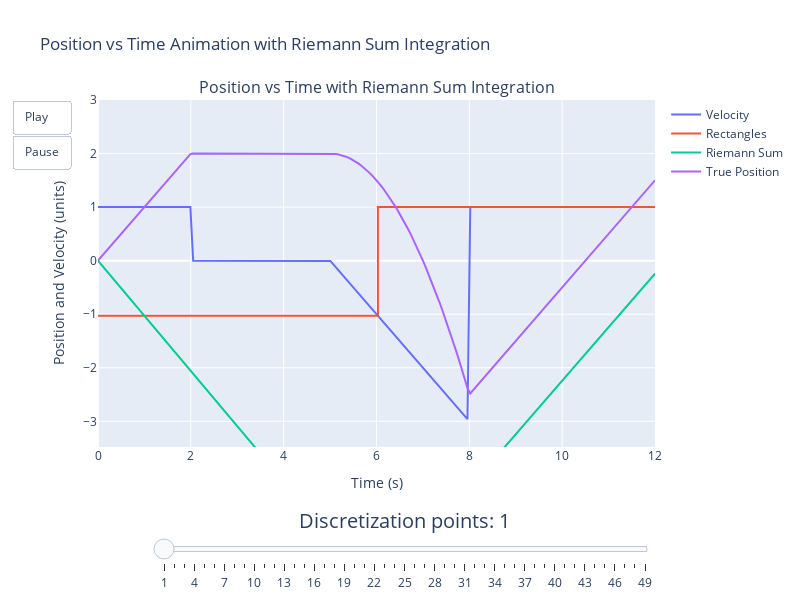

The notebook cell saved with this chart:
### Markdown cell above
# Integrals

Now that we've given an overview of the concepts of derivatives where infinitesmally small contributions can give us perspectives of a rate; let's look at the reverse process - integrals. How can we rationalize the need for integrals? With derivatives we knew the bulk behavior of a system and wanted to understand the small effects driving changes in the system, so perhaps there are cases where we know the rate or other small effects and need to understand their impact on the system as a whole.

Okay, so with that said, let's consider our previous problem but in reverse i.e. let's do operations on the velocity. If we know there is a series of rates over a set of intervals, we can sum those rates over their respective interval e.g.
\begin{equation}
f(x) = \sum_i^n f'(x_i) \Delta x_i
\end{equation}
or in our problem
\begin{equation}
\text{position}(t) = \text{velocity}(t) \Delta t
\begin{cases} 
1 (t - t_0) & 0 \leq t \leq t_1 \\
0 (t - t_1) & t_1 < t \leq t_2 \\
(t_2 - t) (t - t_2) & t_2 <  t \leq t_3 \\
1 (t - t_3) & t_3 < t
\end{cases}
\end{equation}.
We then can create a similar slider as we did for the derivative where we divide the domain into smaller segments. For our purposes we can do a right Riemann sum which assumes that our curve $f'(x)$ can be approximated by a series of rectangles whose top is centered about a specific point, here we'll pick the top right point as our value to try to keep things simple.

### Code cell
# Function to calculate Riemann rectangles
def riemann_rectangles(velocities, time, num_segments):
    # We are given the number of segments desired, so we'll select that many evenly spaced points in time and velocity
    riemann_times = np.linspace(min(time), max(time), num_segments + 1) # We add 1 to ensure we start at 0 but don't count it

    # We need to duplicate the interior time values so that we have start and endpoints for our rectangles aside from the first and last point
    inner_riemann_times = np.repeat(riemann_times[1:-1], 2) # Repeat each inner element twice

    # Make new riemann times array with dimensions len(inner_riemann_times) + 2 where the 2 serves as the start and end time points 0, t4
    new_riemann_times = np.zeros(len(inner_riemann_times)+2, dtype=float)
    new_riemann_times[1:-1] = inner_riemann_times
    new_riemann_times[-1] = max(time)

    # Find indices for nearest values in time
    idx = find_nearest_index(time, new_riemann_times) # We start at 1 because we want to avoid counting the zero!

    # Make our Riemann rectangles by selecting the values using idx indices
    riemann_rect = velocities[idx[1::2]]

    # Duplicate rectangle heights to coincide with the selected times
    riemann_rect = np.repeat(riemann_rect, 2)

    return riemann_rect, time[idx]

# Function to calculate positions using Riemann sums
def riemann_sum(velocities, time, num_segments):
    # Calculate Riemann rectangles
    rectangles, select_times = riemann_rectangles(velocities, time, num_segments)

    # Select the first and last entries along with only one of the duplicate entries of times and rectangles
    unique_rectangles = rectangles[::2]
    unique_select_times = np.unique(select_times)

    # calculate riemann sums at each point by summing the previous states
    riemann_sums = np.array([0] + [np.sum(unique_rectangles[:i] * (unique_select_times[1:i+1] - unique_select_times[0:i])) for i in range(1, len(unique_rectangles)+1, 1)])

    return riemann_sums, unique_select_times

# Generate positions for different numbers of segments
max_discretization_points = 50
min_discretization_points = 2
list_of_rectangles_and_times = [riemann_rectangles(velocities, time, n) for n in range(min_discretization_points, max_discretization_points + 1)]
list_of_positions_and_times = [riemann_sum(velocities, time, n) for n in range(min_discretization_points, max_discretization_points + 1)]

# Create a figure for the position vs time plot
fig = make_subplots(rows=1, cols=1, subplot_titles=("Position vs Time with Riemann Sum Integration",))

# Add the velocity vs time trace
fig.add_trace(go.Scatter(x=time, y=velocities, mode='lines', name='Velocity'), row=1, col=1)

# Add the initial rectangles trace
fig.add_trace(go.Scatter(x=list_of_rectangles_and_times[0][1], y=list_of_rectangles_and_times[0][0], mode='lines', name='Rectangles'), row=1, col=1)

# Add the initial position vs time trace
fig.add_trace(go.Scatter(x=list_of_positions_and_times[0][1], y=list_of_positions_and_times[0][0], mode='lines', name='Riemann Sum'), row=1, col=1)

# Add the initial rectangles trace
fig.add_trace(go.Scatter(x=time, y=positions, mode='lines', name='True Position'), row=1, col=1)

# Create frames for the slider
frames = [go.Frame(data=[
    go.Scatter(x=list_of_rectangles_and_times[i][1], y=list_of_rectangles_and_times[i][0], mode='lines', name='Riemann'),
    go.Scatter(x=list_of_positions_and_times[i][1], y=list_of_positions_and_times[i][0], mode='lines', name='Position')
], traces=[1, 2], name=str(i)) for i in range(len(list_of_positions_and_times))]

# Add frames to the figure
fig.frames = frames

# Define animation settings for play/pause buttons
animation_settings = dict(frame=dict(duration=20, redraw=True), fromcurrent=True)

# Update layout with buttons and sliders
fig.update_layout(
    updatemenus=[dict(
        type="buttons",  # Define the type of control
        showactive=False,  # Do not show active state
        buttons=[
            dict(label="Play",
                 method="animate",  # Use the animate method
                 args=[None, animation_settings]),  # Settings for the animation
            dict(label="Pause",
                 method="animate",  # Use the animate method
                 args=[[None], dict(frame=dict(duration=0, redraw=False), mode="immediate", transition=dict(duration=0))])
        ]
    )],
    sliders=[{
        'steps': [{'args': [[str(i)], {'frame': {'duration': 0, 'redraw': True}, 'mode': 'immediate'}],
                   'label': str(i+1), 'method': 'animate'} 
                   for i in range(len(list_of_positions_and_times))],  # Define each step of the slider in a list comprehension
        'transition': {'duration': 0},  # No transition duration between steps
        'x': 0.1,  # X position of the slider
        'y': -0.1,  # Y position of the slider
        'currentvalue': {'font': {'size': 20}, 'prefix': 'Discretization points: ', 'visible': True, 'xanchor': 'center'},  # Current value settings
        'len': 0.9  # Length of the slider
    }]
)

# Update axes titles and ranges
fig.update_xaxes(title_text="Time (s)", range=[0, total_time])  # X-axis settings
fig.update_yaxes(title_text="Position and Velocity (units)",
                 range=[min(positions) - 1,
                        max(positions) + 1])  # Y-axis settings

# Set title and layout dimensions
fig.update_layout(title_text="Position vs Time Animation with Riemann Sum Integration", height=600, width=800, showlegend=True)

# Display the figure
pio.show(fig)

### Figure 1 — Plotly figure (JSON) as saved in the notebook; plotly's stock layout.template omitted (floating-point values rounded to 4 significant figures; data arrays with more than 128 entries replaced by an {"elided": "..."} marker saying what was removed)
{"data": [{"mode": "lines", "name": "Velocity", "type": "scatter", "x": {"elided": "200 float values"}, "xaxis": "x", "y": {"elided": "200 float values"}, "yaxis": "y"}, {"mode": "lines", "name": "Rectangles", "type": "scatter", "x": [0, 6.03, 6.03, 12], "xaxis": "x", "y": [-1.03, -1.03, 1, 1], "yaxis": "y"}, {"mode": "lines", "name": "Riemann Sum", "type": "scatter", "x": [0, 6.03, 12], "xaxis": "x", "y": [0, -6.212, -0.2421], "yaxis": "y"}, {"mode": "lines", "name": "True Position", "type": "scatter", "x": {"elided": "200 float values"}, "xaxis": "x", "y": {"elided": "200 float values"}, "yaxis": "y"}], "layout": {"annotations": [{"font": {"size": 16}, "showarrow": false, "text": "Position vs Time with Riemann Sum Integration", "x": 0.5, "xanchor": "center", "xref": "paper", "y": 1, "yanchor": "bottom", "yref": "paper"}], "height": 600, "showlegend": true, "sliders": [{"currentvalue": {"font": {"size": 20}, "prefix": "Discretization points: ", "visible": true, "xanchor": "center"}, "len": 0.9, "steps": [{"args": [["0"], {"frame": {"duration": 0, "redraw": true}, "mode": "immediate"}], "label": "1", "method": "animate"}, {"args": [["1"], {"frame": {"duration": 0, "redraw": true}, "mode": "immediate"}], "label": "2", "method": "animate"}, {"args": [["2"], {"frame": {"duration": 0, "redraw": true}, "mode": "immediate"}], "label": "3", "method": "animate"}, {"args": [["3"], {"frame": {"duration": 0, "redraw": true}, "mode": "immediate"}], "label": "4", "method": "animate"}, {"args": [["4"], {"frame": {"duration": 0, "redraw": true}, "mode": "immediate"}], "label": "5", "method": "animate"}, {"args": [["5"], {"frame": {"duration": 0, "redraw": true}, "mode": "immediate"}], "label": "6", "method": "animate"}, {"args": [["6"], {"frame": {"duration": 0, "redraw": true}, "mode": "immediate"}], "label": "7", "method": "animate"}, {"args": [["7"], {"frame": {"duration": 0, "redraw": true}, "mode": "immediate"}], "label": "8", "method": "animate"}, {"args": [["8"], {"frame": {"duration": 0, "redraw": true}, "mode": "immediate"}], "label": "9", "method": "animate"}, {"args": [["9"], {"frame": {"duration": 0, "redraw": true}, "mode": "immediate"}], "label": "10", "method": "animate"}, {"args": [["10"], {"frame": {"duration": 0, "redraw": true}, "mode": "immediate"}], "label": "11", "method": "animate"}, {"args": [["11"], {"frame": {"duration": 0, "redraw": true}, "mode": "immediate"}], "label": "12", "method": "animate"}, {"args": [["12"], {"frame": {"duration": 0, "redraw": true}, "mode": "immediate"}], "label": "13", "method": "animate"}, {"args": [["13"], {"frame": {"duration": 0, "redraw": true}, "mode": "immediate"}], "label": "14", "method": "animate"}, {"args": [["14"], {"frame": {"duration": 0, "redraw": true}, "mode": "immediate"}], "label": "15", "method": "animate"}, {"args": [["15"], {"frame": {"duration": 0, "redraw": true}, "mode": "immediate"}], "label": "16", "method": "animate"}, {"args": [["16"], {"frame": {"duration": 0, "redraw": true}, "mode": "immediate"}], "label": "17", "method": "animate"}, {"args": [["17"], {"frame": {"duration": 0, "redraw": true}, "mode": "immediate"}], "label": "18", "method": "animate"}, {"args": [["18"], {"frame": {"duration": 0, "redraw": true}, "mode": "immediate"}], "label": "19", "method": "animate"}, {"args": [["19"], {"frame": {"duration": 0, "redraw": true}, "mode": "immediate"}], "label": "20", "method": "animate"}, {"args": [["20"], {"frame": {"duration": 0, "redraw": true}, "mode": "immediate"}], "label": "21", "method": "animate"}, {"args": [["21"], {"frame": {"duration": 0, "redraw": true}, "mode": "immediate"}], "label": "22", "method": "animate"}, {"args": [["22"], {"frame": {"duration": 0, "redraw": true}, "mode": "immediate"}], "label": "23", "method": "animate"}, {"args": [["23"], {"frame": {"duration": 0, "redraw": true}, "mode": "immediate"}], "label": "24", "method": "animate"}, {"args": [["24"], {"frame": {"duration": 0, "redraw": true}, "mode": "immediate"}], "label": "25", "method": "animate"}, {"args": [["25"], {"frame": {"duration": 0, "redraw": true}, "mode": "immediate"}], "label": "26", "method": "animate"}, {"args": [["26"], {"frame": {"duration": 0, "redraw": true}, "mode": "immediate"}], "label": "27", "method": "animate"}, {"args": [["27"], {"frame": {"duration": 0, "redraw": true}, "mode": "immediate"}], "label": "28", "method": "animate"}, {"args": [["28"], {"frame": {"duration": 0, "redraw": true}, "mode": "immediate"}], "label": "29", "method": "animate"}, {"args": [["29"], {"frame": {"duration": 0, "redraw": true}, "mode": "immediate"}], "label": "30", "method": "animate"}, {"args": [["30"], {"frame": {"duration": 0, "redraw": true}, "mode": "immediate"}], "label": "31", "method": "animate"}, {"args": [["31"], {"frame": {"duration": 0, "redraw": true}, "mode": "immediate"}], "label": "32", "method": "animate"}, {"args": [["32"], {"frame": {"duration": 0, "redraw": true}, "mode": "immediate"}], "label": "33", "method": "animate"}, {"args": [["33"], {"frame": {"duration": 0, "redraw": true}, "mode": "immediate"}], "label": "34", "method": "animate"}, {"args": [["34"], {"frame": {"duration": 0, "redraw": true}, "mode": "immediate"}], "label": "35", "method": "animate"}, {"args": [["35"], {"frame": {"duration": 0, "redraw": true}, "mode": "immediate"}], "label": "36", "method": "animate"}, {"args": [["36"], {"frame": {"duration": 0, "redraw": true}, "mode": "immediate"}], "label": "37", "method": "animate"}, {"args": [["37"], {"frame": {"duration": 0, "redraw": true}, "mode": "immediate"}], "label": "38", "method": "animate"}, {"args": [["38"], {"frame": {"duration": 0, "redraw": true}, "mode": "immediate"}], "label": "39", "method": "animate"}, {"args": [["39"], {"frame": {"duration": 0, "redraw": true}, "mode": "immediate"}], "label": "40", "method": "animate"}, {"args": [["40"], {"frame": {"duration": 0, "redraw": true}, "mode": "immediate"}], "label": "41", "method": "animate"}, {"args": [["41"], {"frame": {"duration": 0, "redraw": true}, "mode": "immediate"}], "label": "42", "method": "animate"}, {"args": [["42"], {"frame": {"duration": 0, "redraw": true}, "mode": "immediate"}], "label": "43", "method": "animate"}, {"args": [["43"], {"frame": {"duration": 0, "redraw": true}, "mode": "immediate"}], "label": "44", "method": "animate"}, {"args": [["44"], {"frame": {"duration": 0, "redraw": true}, "mode": "immediate"}], "label": "45", "method": "animate"}, {"args": [["45"], {"frame": {"duration": 0, "redraw": true}, "mode": "immediate"}], "label": "46", "method": "animate"}, {"args": [["46"], {"frame": {"duration": 0, "redraw": true}, "mode": "immediate"}], "label": "47", "method": "animate"}, {"args": [["47"], {"frame": {"duration": 0, "redraw": true}, "mode": "immediate"}], "label": "48", "method": "animate"}, {"args": [["48"], {"frame": {"duration": 0, "redraw": true}, "mode": "immediate"}], "label": "49", "method": "animate"}], "transition": {"duration": 0}, "x": 0.1, "y": -0.1}], "title": {"text": "Position vs Time Animation with Riemann Sum Integration"}, "updatemenus": [{"buttons": [{"args": [null, {"frame": {"duration": 20, "redraw": true}, "fromcurrent": true}], "label": "Play", "method": "animate"}, {"args": [[null], {"frame": {"duration": 0, "redraw": false}, "mode": "immediate", "transition": {"duration": 0}}], "label": "Pause", "method": "animate"}], "showactive": false, "type": "buttons"}], "width": 800, "xaxis": {"anchor": "y", "domain": [0, 1], "range": [0, 12], "title": {"text": "Time (s)"}}, "yaxis": {"anchor": "x", "domain": [0, 1], "range": [-3.48, 3], "title": {"text": "Position and Velocity (units)"}}}}
